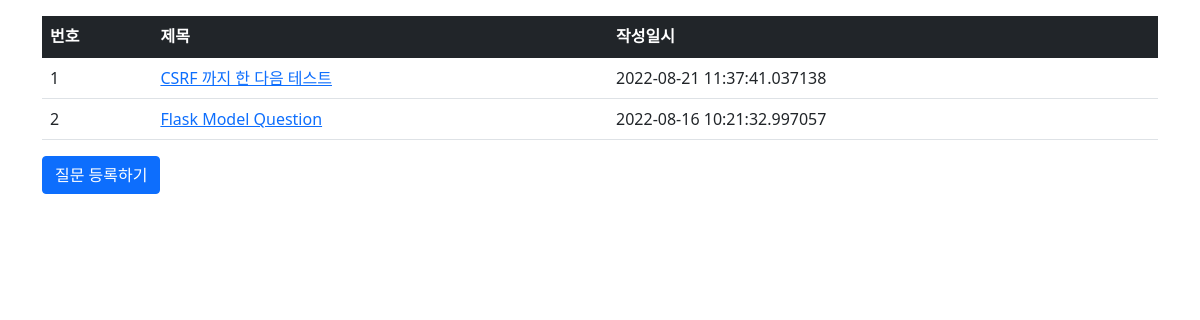
Page /question/list/ on the committed database.
### pybo/models.py (models this page shows)
class Question(db.Model) : ## class 이름으로 Table 이름이 생성됨
    id = db.Column(db.Integer, primary_key = True) ## 칼럼 속성과 기본키인지 아닌지
    subject = db.Column(db.String(200), nullable=False) ## Null값 허용 안 함
    content = db.Column(db.Text(), nullable=False)
    create_date = db.Column(db.DateTime(), nullable=False)

### pybo/views/question_views.py (the view)
@bp.route('/list/')
def _list() :
    question_list = Question.query.order_by(Question.create_date.desc())
    return render_template('question/question_list.html', question_list = question_list)

### pybo/templates/question/question_list.html
{% extends 'base.html' %}
{% block content %}
<div class = "container my-3">
    <table class="table">
        <thead>
        <tr class="table-dark">
            <th>번호</th>
            <th>제목</th>
            <th>작성일시</th>
        </tr>
        </thead>
        <tbody>
        {% if question_list %}
        {% for question in question_list %}
        <tr>
            <td>{{ loop.index }}</td>
            <td>
                <a href = "{{ url_for('question.detail', question_id=question.id)}}">{{ question.subject }}</a>
            </td>
            <td>{{ question.create_date }}</td>
        </tr>
        {% endfor %}
        {% else %}
        <tr>
            <td colspan = "3">질문이 없습니다.</td>
        </tr>
        {% endif %}
        </tbody>
    </table>
    <a href = "{{ url_for('question.create') }}" class = "btn btn-primary">질문 등록하기</a>
</div>
{% endblock %}

### rows in the picture
Question: subject "CSRF 까지 한 다음 테스트", create_date "2022-08-21 11:37:41.037138"
Question: subject "Flask Model Question", create_date "2022-08-16 10:21:32.997057"
